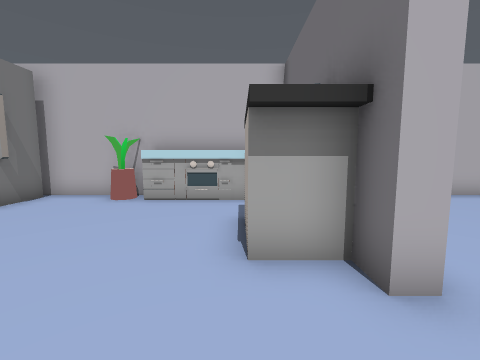
View 1 (above)

24 first-person views from a walk through a 3-D level made in the Unity game engine. The camera is 1.4 m above the floor, tilts 6° down and sees 90° across. Doors are open. The floor is counted in squares, 1 m on a side. Each view is taken from the middle of a square. On the plan, view 1 faces up. The plan holds only what a view shows up to about 13 squares ahead; the rest is blank. The place goes on beyond the plan. The player character is not drawn. Some animated figures are not drawn.

View 2
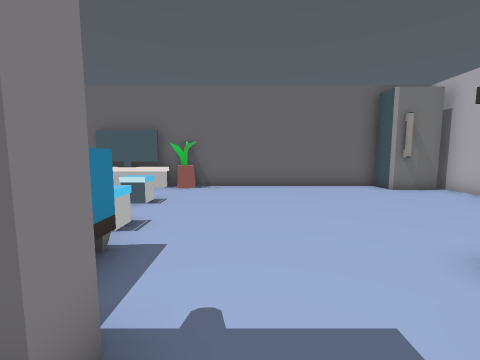

View 3
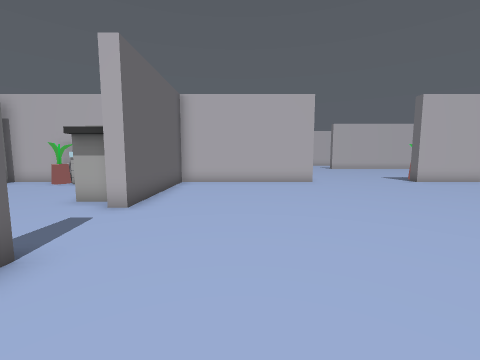

View 4
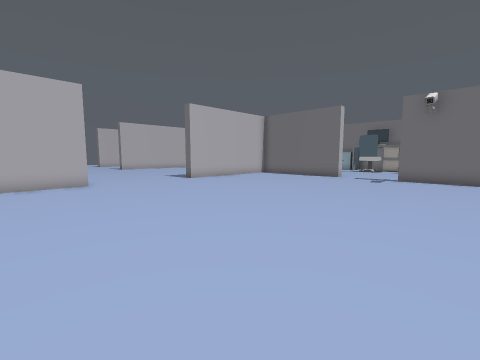

View 5
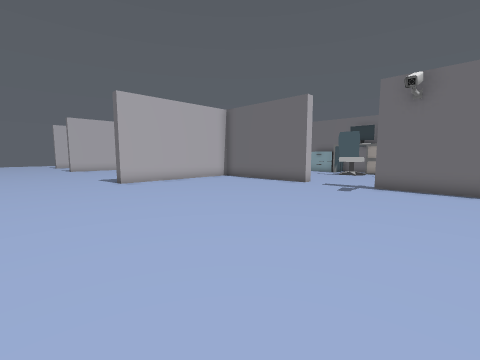

View 6
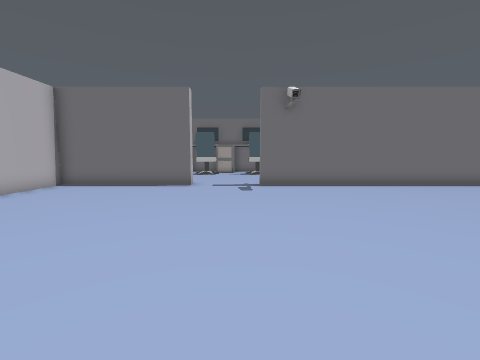

View 7
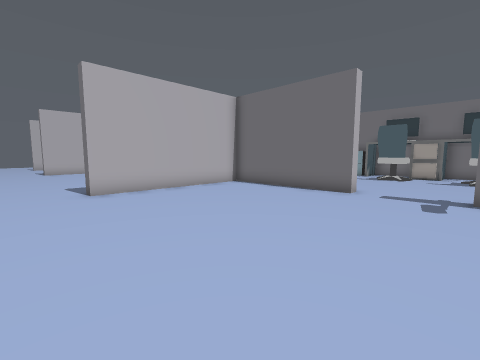

View 8
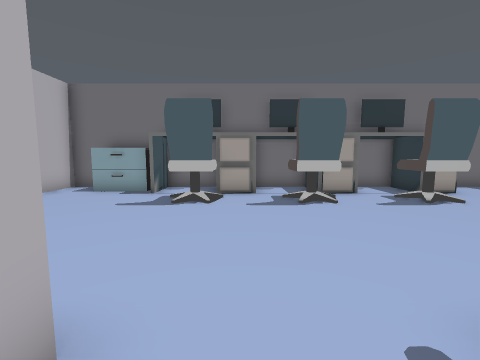

View 9
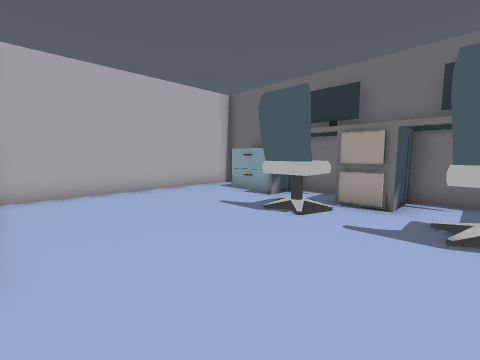

View 10
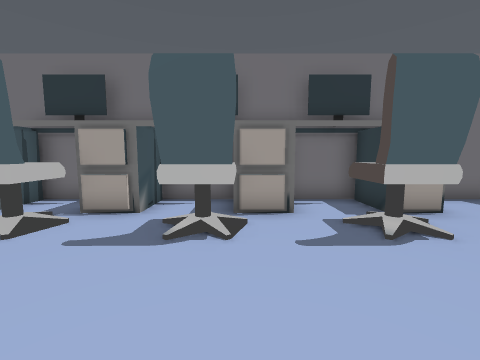

View 11
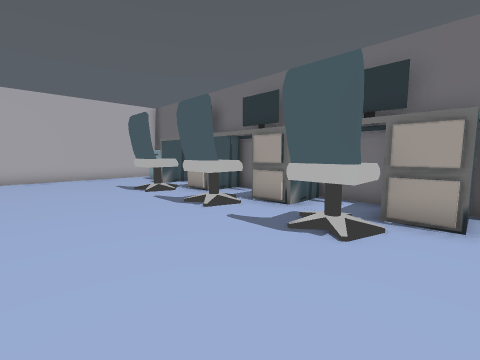

View 12
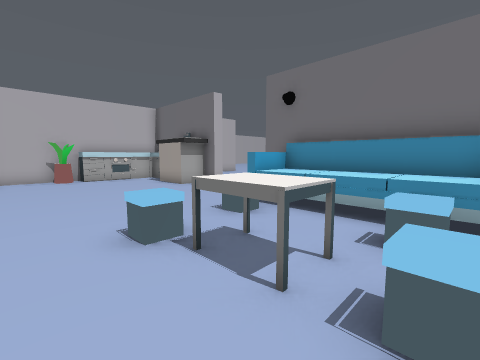

View 13
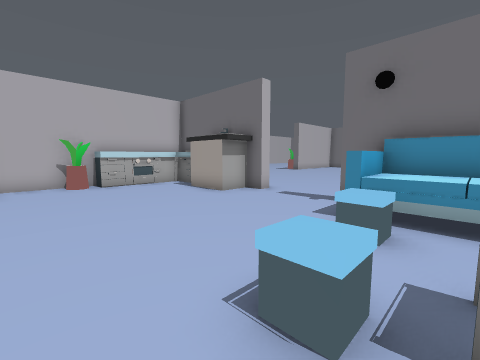

View 14
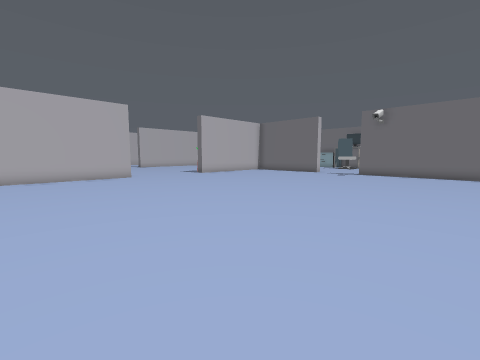

View 15
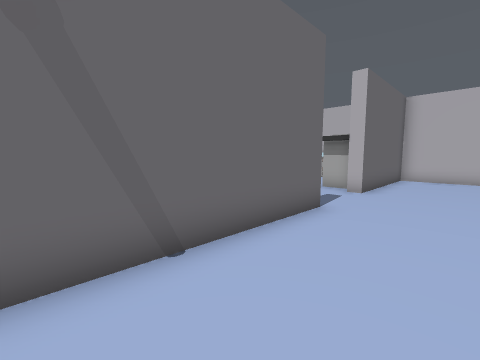

View 16
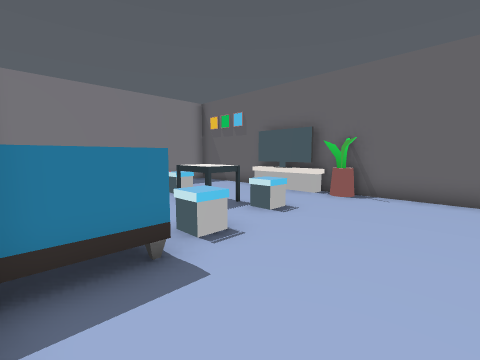

View 17
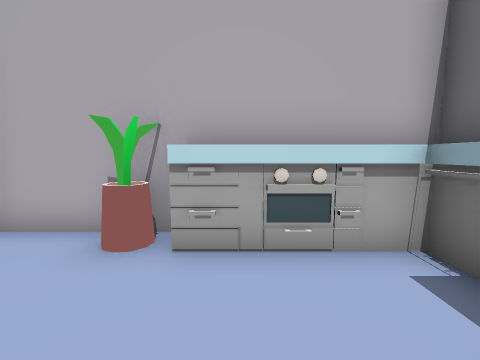

View 18
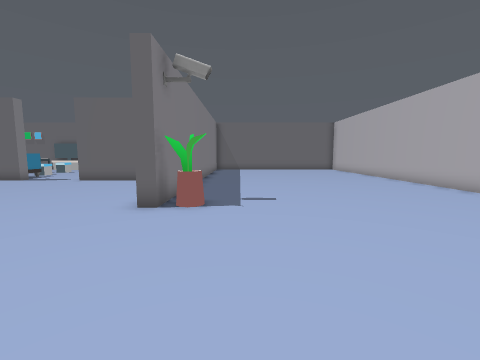

View 19
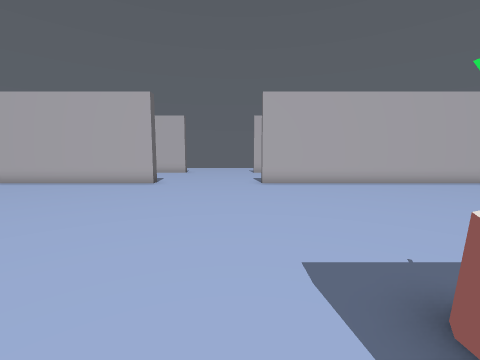

View 20
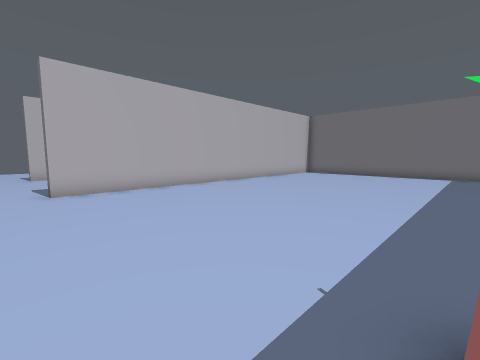

View 21
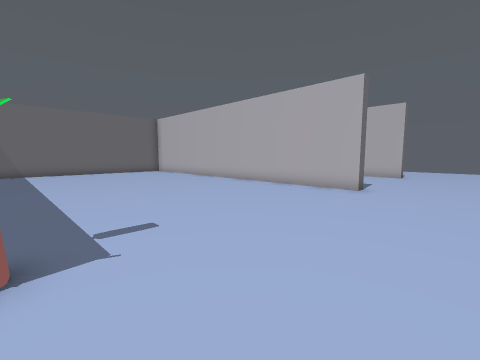

View 22
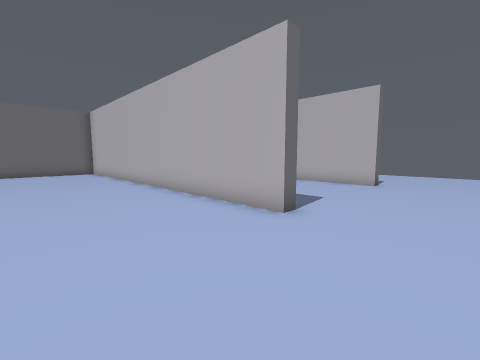

View 23
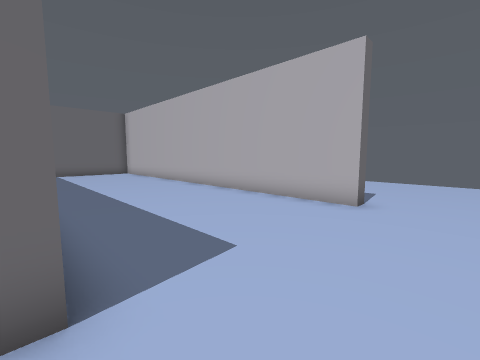

View 24
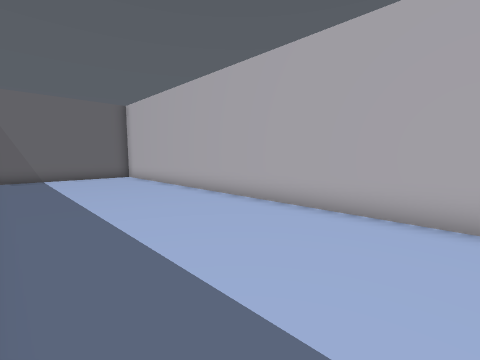

### Floor plan
Points are (right, up) in squares from view 1. A wall is a line through its corners. A room is listed if a view was taken in it or the views show most of it. See-through windows are left out.
Room 1 (views 1, 12, 13, 16, 17)
walls: (1.5, 2.3) (1.5, 3.1); (1.5, -2.1) (1.5, -0.9); (-7.3, -3.4) (-7.3, -6.4); (-7.7, 6.1) (-7.7, -5); (-2.4, 8.3) (-7.1, 8.3); (-7.7, -5.1) (-7.7, -7.5); (1.5, 7.5) (1.5, 8.4)
ways out: opening at (2, 1) to room 2
objects: other object (-7, -3) to (-7, -2); other object (-7, 6); other object (-4, -7) to (-3, -7); other object (-4, -6) to (-3, -4); other object (-4, -3); other object (-4, 8); other object (-3, 6) to (1, 8); other object (-2, -7) to (-2, -6); other object (-2, -3) to (-2, -2); sofa (-1, -7) to (1, -2); other object (0, 3) to (1, 5)
Room 2 (views 2, 3, 4, 5, 6, 7, 8, 14, 15, 19, 20, 21)
walls: (8.7, 8.8) (8.7, 8.3) (2, 8.3) (2, 2.3) (1.5, 2.3); (1.5, -0.9) (2, -0.9) (2, -7.1); (21, 2.3) (21, 8.3) (14.1, 8.3) (14.1, 8.9); (21, -7.5) (21, -0.9)
ways out: opening at (2, 1) to room 1; open door at (21.3, 0.5) to room 3; opening at (11.5, 9.8) to room 4
Room 3 (views 9, 10, 11)
walls: (30.5, -1.9) (30.5, 0.5); (30.5, 2) (30.5, 4.2); (21.6, 2.3) (21, 2.3); (30.5, -7.1) (30.5, -3.6); (30.5, 8.3) (21.9, 8.3)
ways out: open door at (21.3, 0.5) to room 2
objects: other object (27, -6) to (28, -4); other object (27, -2) to (28, -1); other object (27, 2) to (28, 3); other object (29, -7) to (30, -4); other object (29, -3) to (30, -2); other object (29, 1) to (30, 4); other object (29, 5) to (30, 7)
Room 4 (views 18, 22, 23, 24)
walls: (8.7, 20.4) (8.7, 19.8) (-1.8, 19.8); (14.8, 26.8) (14, 26.8); (8.7, 27.4) (8.7, 26.8) (-4.8, 26.8); (1.9, 8.8) (8.7, 8.8); (24.9, 19.8) (14.1, 19.8) (14.1, 20.4); (-7.7, 23.9) (-7.7, 20.9); (30.5, 10) (30.5, 11.1)
ways out: opening at (11.5, 9.8) to room 2
objects: other object (8, 10); other object (15, 10)

Positions as (right, up) in squares from view 1, and headings:
1: (0, 0), facing up
2: (3, 0), facing left
3: (5, -4), facing up
4: (6, -4), facing up-right
5: (10, -4), facing up-right
6: (10, 0), facing right
7: (12, -1), facing up-right
8: (20, 1), facing right
9: (22, -1), facing up-right
10: (23, -2), facing right
11: (23, -7), facing up-right
12: (-6, -7), facing up-right
13: (-6, -4), facing up-right
14: (3, -7), facing up-right
15: (5, -7), facing up-left
16: (1, 1), facing down-left
17: (-2, 4), facing up
18: (15, 11), facing left
19: (13, 8), facing up
20: (13, 10), facing up-right
21: (12, 10), facing up-left
22: (12, 15), facing up-left
23: (11, 20), facing up-left
24: (8, 21), facing up-left
